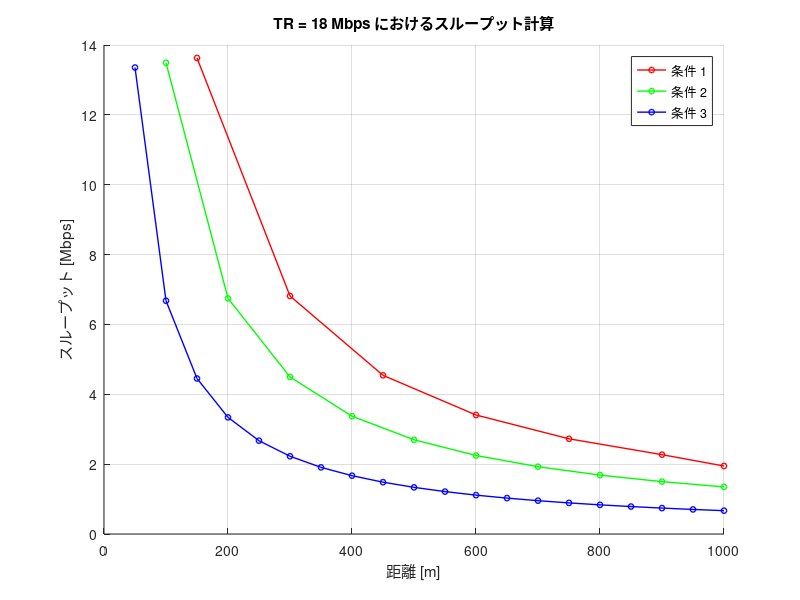

Write MATLAB code to recreate this figure.
clear;
Rmin = [-82, -81, -79, -77, -74, -70, -66, -65]; % 最小受信感度 [dBm]
TR = [6, 9, 12, 18, 24, 36, 48, 54]; % 伝送レート [Mbps]
databit = [24, 36, 48, 72, 96, 144, 192, 216]; % OFDMシンボルごとのデータビット[bit]

Tp = 10; % 送信電力 [dBm]
f = 2.4 * 10^9; % 周波数 [Hz]
c = 3 * 10^8; % 光速 [m/s]

PLCP_pre = 16; % PLCPプリアンブル[μs]
PLCPhead_sig = 1; % PLCPヘッダ（シグナル）[μs]
PLCPhead_ser = 16; % PLCPヘッダ（サービス）[μs]
ACK = 80; % 802.11ACKフレーム[bit]
MAC = 192; % 802.11MACヘッダ[bit]
LLC = 64; % LLCヘッダ[bit]
packet = 12000; % IPパケット長[bit]
FCS = 32; % FCS[bit]
tail = 6; % テイルビット[bit]
SIFS = 10; % [μs]
DIFS = 34; % [μs]
backoff = 101.5; % 平均バックオフ制御時間 [μs]
slottime = 9; % ショートスロットタイム[μs]

max_distance = 1000; % 最大距離 [m]
N_max = 20; % 最大端末数

% 選択された伝送レート (TR = 18 Mbps) に対応するインデックスを取得
index = find(TR == 18);
if isempty(index)
    error('指定された伝送レートが見つかりません');
end

% 必要な値を抽出
Rmin_current = Rmin(index);
TR_current = TR(index);
databit_current = databit(index);

% 最大伝送距離の計算
Lfs = Tp - Rmin_current; % 距離減衰 [dB]
d_max = floor(((10^(Lfs / 20)) * c) / (4 * pi * f) / 50) * 50; % 最大伝送距離 [m]
N_skip = d_max / 50;

% フレームの計算
ACK_t = PLCP_pre + (PLCPhead_sig + ceil((PLCPhead_ser + ACK + FCS + tail) / databit_current)) * 4;
data_t = PLCP_pre + (PLCPhead_sig + ceil((PLCPhead_ser + MAC + LLC + packet + FCS + tail) / databit_current)) * 4;

% 条件ごとのスループット計算
conditions = [1, 2, 3]; % 各条件での変更量
colors = ['r', 'g', 'b']; % プロットの色

figure;
hold on;
for cond_idx = 1:length(conditions)
    N = 0;
    throughput = [];
    N_succsess = [];
    total_tt = 0;
    j = 1;

    while N <= N_max
        N = N + N_skip;

        total_tt = total_tt + (ACK_t + data_t + SIFS + backoff); % トータル時間
        N = N - conditions(cond_idx); % 条件ごとの端末減少
        total_tt = total_tt + conditions(cond_idx) * slottime + ACK_t; % 通信成功

        if N >= N_max
            throughput(j) = packet / total_tt; % スループット [Mbps]
            N_succsess(j) = N_max * 50; % 距離[m]を記録
            break;
        end

        throughput(j) = packet / total_tt; % スループット [Mbps]
        N_succsess(j) = N * 50; % 距離[m]を記録
        j = j + 1;
    end

    % プロット
    plot(N_succsess, throughput, '-o', 'Color', colors(cond_idx), 'LineWidth', 1, 'MarkerSize', 4, 'DisplayName', sprintf('条件 %d', cond_idx));
end

xlabel('距離 [m]');
ylabel('スループット [Mbps]');
title('TR = 18 Mbps におけるスループット計算');
legend('show');
grid on;
hold off;

